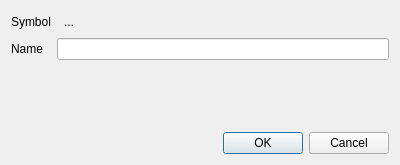
<?xml version="1.0" encoding="UTF-8"?>
<ui version="4.0">
 <class>ISetupIconAndName</class>
 <widget class="QDialog" name="ISetupIconAndName">
  <property name="geometry">
   <rect>
    <x>0</x>
    <y>0</y>
    <width>400</width>
    <height>165</height>
   </rect>
  </property>
  <property name="windowTitle">
   <string>Icon &amp; Name</string>
  </property>
  <layout class="QVBoxLayout" name="verticalLayout">
   <item>
    <layout class="QGridLayout" name="gridLayout">
     <item row="0" column="1">
      <widget class="QToolButton" name="toolIcon">
       <property name="text">
        <string>...</string>
       </property>
       <property name="autoRaise">
        <bool>true</bool>
       </property>
      </widget>
     </item>
     <item row="0" column="0">
      <widget class="QLabel" name="label">
       <property name="text">
        <string>Symbol</string>
       </property>
      </widget>
     </item>
     <item row="1" column="0">
      <widget class="QLabel" name="label_3">
       <property name="text">
        <string>Name</string>
       </property>
      </widget>
     </item>
     <item row="1" column="1">
      <widget class="QLineEdit" name="lineName"/>
     </item>
    </layout>
   </item>
   <item>
    <spacer name="verticalSpacer">
     <property name="orientation">
      <enum>Qt::Vertical</enum>
     </property>
     <property name="sizeHint" stdset="0">
      <size>
       <width>20</width>
       <height>40</height>
      </size>
     </property>
    </spacer>
   </item>
   <item>
    <widget class="QDialogButtonBox" name="buttonBox">
     <property name="orientation">
      <enum>Qt::Horizontal</enum>
     </property>
     <property name="standardButtons">
      <set>QDialogButtonBox::Cancel|QDialogButtonBox::Ok</set>
     </property>
    </widget>
   </item>
  </layout>
 </widget>
 <resources/>
 <connections>
  <connection>
   <sender>buttonBox</sender>
   <signal>accepted()</signal>
   <receiver>ISetupIconAndName</receiver>
   <slot>accept()</slot>
   <hints>
    <hint type="sourcelabel">
     <x>248</x>
     <y>254</y>
    </hint>
    <hint type="destinationlabel">
     <x>157</x>
     <y>274</y>
    </hint>
   </hints>
  </connection>
  <connection>
   <sender>buttonBox</sender>
   <signal>rejected()</signal>
   <receiver>ISetupIconAndName</receiver>
   <slot>reject()</slot>
   <hints>
    <hint type="sourcelabel">
     <x>316</x>
     <y>260</y>
    </hint>
    <hint type="destinationlabel">
     <x>286</x>
     <y>274</y>
    </hint>
   </hints>
  </connection>
 </connections>
</ui>
